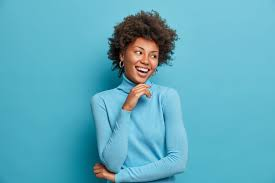
#> input picture p2.jpeg, 275 x 183 px, found by its file name
$ python face.py
#> lines starting #> are read from the running program, lines starting #| are printed output that depends on the picture; after the words box and inside, x2 and y2 are one past the last pixel; in counts of white or black regions, pixels touching at a corner belong together
import cv2


trainedDataset=cv2.CascadeClassifier('haarcascade_frontalface_default.xml')

img=cv2.imread('images/p2.jpeg')
#> img is the input picture: shape (183, 275, 3); mean B, G, R 190.7, 172.2, 94.3

gray=cv2.cvtColor(img,cv2.COLOR_BGR2GRAY)
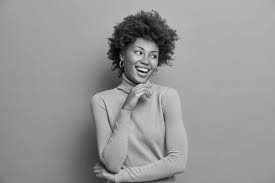
#> gray: shape (183, 275); min 0, max 245, mean 151
faces=trainedDataset.detectMultiScale(gray)
#> faces = [[126, 39, 38, 38]]
print(faces)
#| [[126  39  38  38]]
for x,y,w,h in faces:
    cv2.rectangle(img,(x,y),(x+w,y+h),(255,0,0),2)
#> this loop made 1 pass
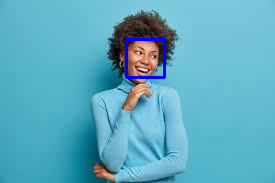
#> img: shape (183, 275, 3); 0.9% of pixels changed, all inside (x1, y1, x2, y2) = (125, 38, 166, 79)
cv2.imshow('p2',img)
#cv2.imshow('gray',gray)
cv2.waitKey()

$ run again, with p1.jpeg copied over p2.jpeg
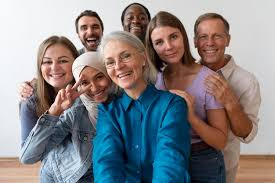
#> input picture p1.jpeg, 275 x 183 px, found by its file name
#> img is the input picture: shape (183, 275, 3); mean B, G, R 135.8, 133.1, 135.2
#> `gray=cv2.cvtColor(img,cv2.COLOR_BGR2GRAY)`:
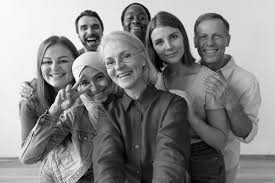
#> gray: shape (183, 275); min 1, max 255, mean 134.1
#> faces = [[74, 16, 31, 31], [194, 24, 32, 32], [146, 24, 42, 42], [35, 45, 40, 40]]
#| [[ 74  16  31  31]
#|  [194  24  32  32]
#|  [146  24  42  42]
#|  [ 35  45  40  40]]
#> the loop `for x,y,w,h in faces:` made 4 passes
#> after the loop `for x,y,w,h in faces:`:
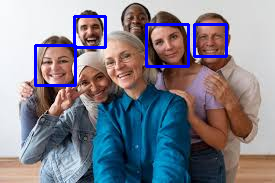
#> img: shape (183, 275, 3); 3.39% of pixels changed, all inside (x1, y1, x2, y2) = (34, 15, 228, 87)
